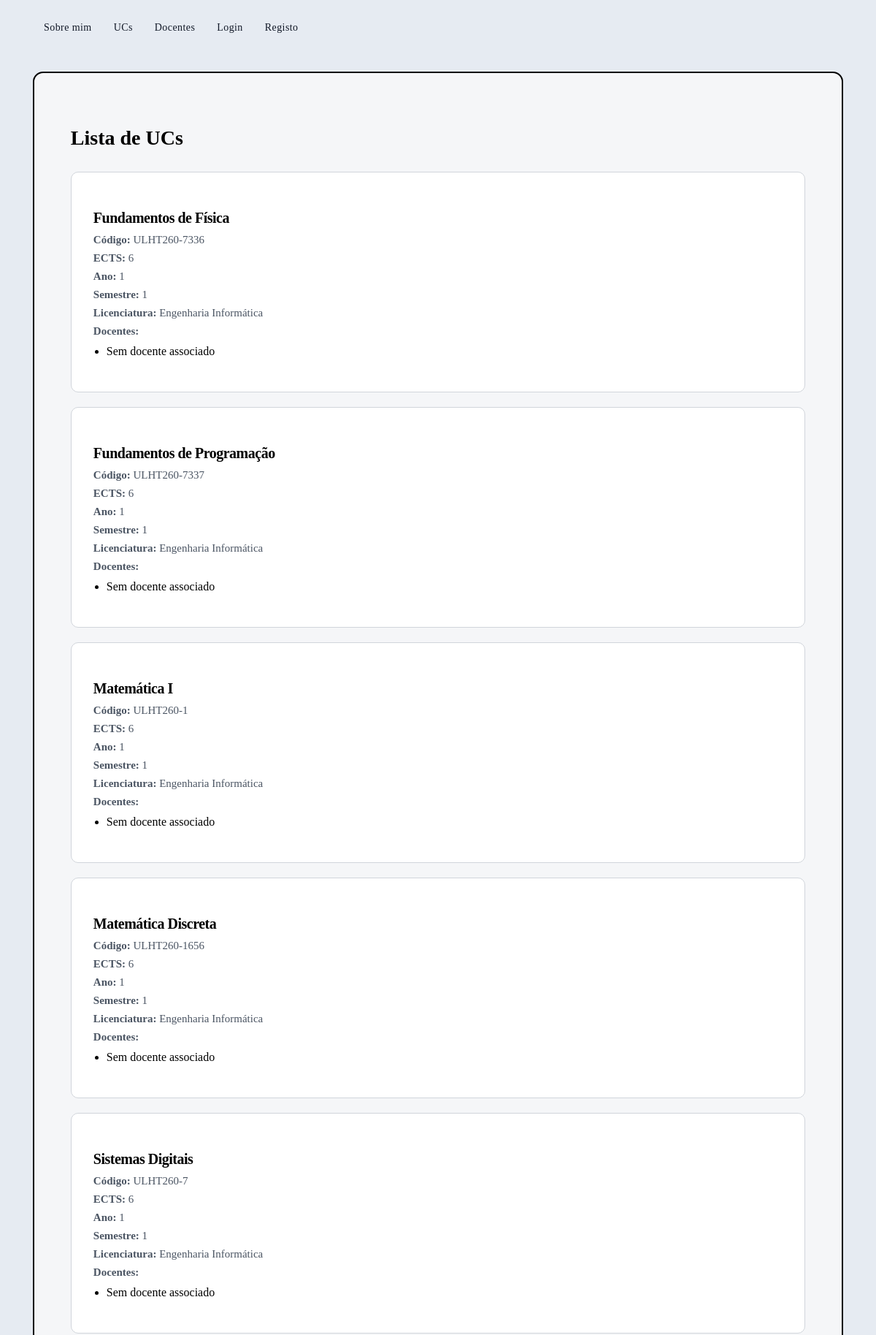
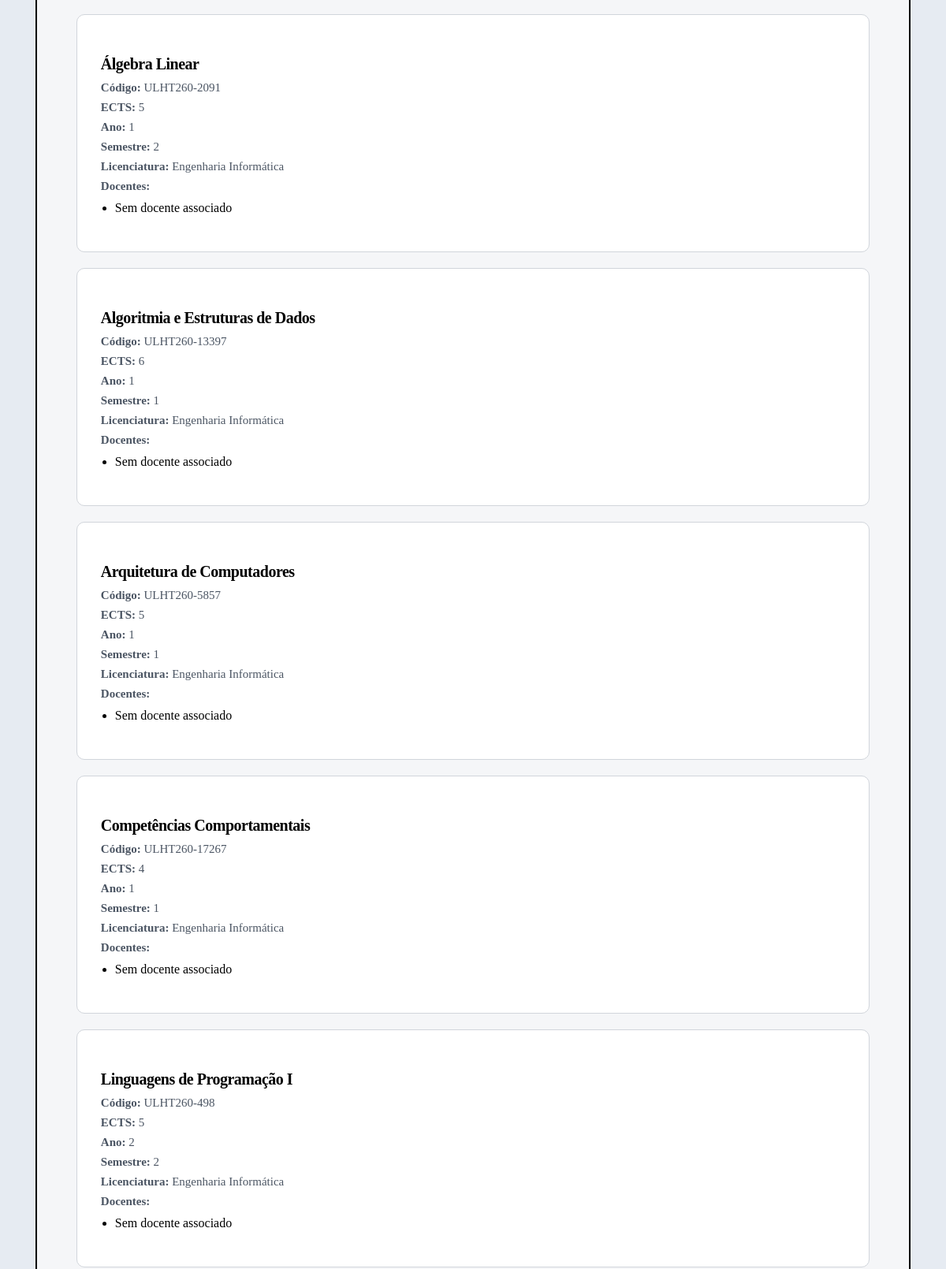
The page /ucs/ (upper part) on the database its author committed (2 pictures, top to bottom).
### portfolio/models.py (models this page shows, shortened)
class UnidadeCurricular(models.Model):
    nome = models.CharField(max_length=200)
    codigo = models.CharField(max_length=20)
    ects = models.IntegerField()
    ano = models.IntegerField(null=True)
    semestre = models.IntegerField()
    descricao = models.TextField(blank=True)
    licenciatura = models.ForeignKey(Licenciatura, on_delete=models.CASCADE)

class Licenciatura(models.Model):
    nome = models.CharField(max_length=200)
    sigla = models.CharField(max_length=20)
    instituicao = models.CharField(max_length=200)
    descricao = models.TextField(blank=True)
    ano_inicio = models.IntegerField(blank=True, null=True)
    def __str__(self):
        return self.nome

### portfolio/views.py (the view)
def ucs_view(request):
    ucs = UnidadeCurricular.objects \
        .prefetch_related('docente_set') \
        .select_related('licenciatura') \
        .all()
    return render(
        request,
        'portfolio/ucs.html',
        {'ucs': ucs}
    )

### portfolio/templates/portfolio/ucs.html (shortened to what this page needs)
{% extends "portfolio/base.html" %}
{% block content %}
<section class="content-box">
<h2 class="page-title">Lista de UCs</h2>
{% for uc in ucs %}
<div class="card">
<h3>{{ uc.nome }}</h3>
<p><strong>Código:</strong> {{ uc.codigo }}</p>
<p><strong>ECTS:</strong> {{ uc.ects }}</p>
<p><strong>Ano:</strong> {{ uc.ano }}</p>
<p><strong>Semestre:</strong> {{ uc.semestre }}</p>
<p><strong>Licenciatura:</strong> {{ uc.licenciatura }}</p>
<p><strong>Docentes:</strong></p>
<ul>
{% for docente in uc.docente_set.all %}
<li>{{ docente.nome }}</li>
{% empty %}
<li>Sem docente associado</li>
{% endfor %}
</ul>
</div>
{% endfor %}
</section>
{% endblock %}

### portfolio/static/portfolio/styles.css (style rules this page uses)
body { background:#e6ebf2; }
.content-box { background:#f5f6f8; border:2px solid black; border-radius:14px; padding:50px; width:85%; margin:40px auto; }
.page-title { font-size:28px; margin-bottom:30px; }
.card { background:white; border-radius:10px; padding:30px; margin-bottom:20px; border:1px solid #d1d5db; transition:all 0.2s ease; }
.card h3 { margin-bottom:10px; font-size:20px; line-height:1.2; letter-spacing:-0.5px; }
.card p { margin:8px 0; font-size:15px; color:#4b5563; }
.card ul { margin-top:10px; padding-left:18px; }

### rows shown on the page
UnidadeCurricular: nome "Fundamentos de Física", codigo "ULHT260-7336", ects "6", ano "1", semestre "1", licenciatura "Engenharia Informática"
UnidadeCurricular: nome "Fundamentos de Programação", codigo "ULHT260-7337", ects "6", ano "1", semestre "1", licenciatura "Engenharia Informática"
UnidadeCurricular: nome "Matemática I", codigo "ULHT260-1", ects "6", ano "1", semestre "1", licenciatura "Engenharia Informática"
UnidadeCurricular: nome "Matemática Discreta", codigo "ULHT260-1656", ects "6", ano "1", semestre "1", licenciatura "Engenharia Informática"
UnidadeCurricular: nome "Sistemas Digitais", codigo "ULHT260-7", ects "6", ano "1", semestre "1", licenciatura "Engenharia Informática"
UnidadeCurricular: nome "Álgebra Linear", codigo "ULHT260-2091", ects "5", ano "1", semestre "2", licenciatura "Engenharia Informática"
UnidadeCurricular: nome "Algoritmia e Estruturas de Dados", codigo "ULHT260-13397", ects "6", ano "1", semestre "1", licenciatura "Engenharia Informática"
UnidadeCurricular: nome "Arquitetura de Computadores", codigo "ULHT260-5857", ects "5", ano "1", semestre "1", licenciatura "Engenharia Informática"
UnidadeCurricular: nome "Competências Comportamentais", codigo "ULHT260-17267", ects "4", ano "1", semestre "1", licenciatura "Engenharia Informática"
UnidadeCurricular: nome "Linguagens de Programação I", codigo "ULHT260-498", ects "5", ano "2", semestre "2", licenciatura "Engenharia Informática"
